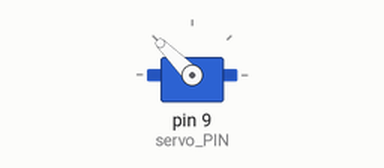
Simulated run of this sketch. Board: Arduino Uno, built with avr-gcc and run on an emulated ATmega328P. On the bench: servo.

Above: at 0.15 s.
Timing chart, 0 to 1.6 s (numbered marks = the images above):
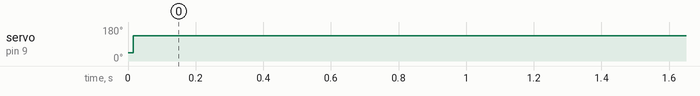

Measured:
- by itself, servo on pin 9 (servo_PIN): 45° → 135° at 0.02 s

The sketch:

2_servo_Angle.ino
```cpp
#include    <Servo.h>

#define servo_PIN    9

Servo myservo;

void setup()
{
    myservo.attach(servo_PIN);
    myservo.write(90);
}

void loop()
{
        myservo.write(45);
        delay(15);

        myservo.write(135);
        delay(15);
}
```
